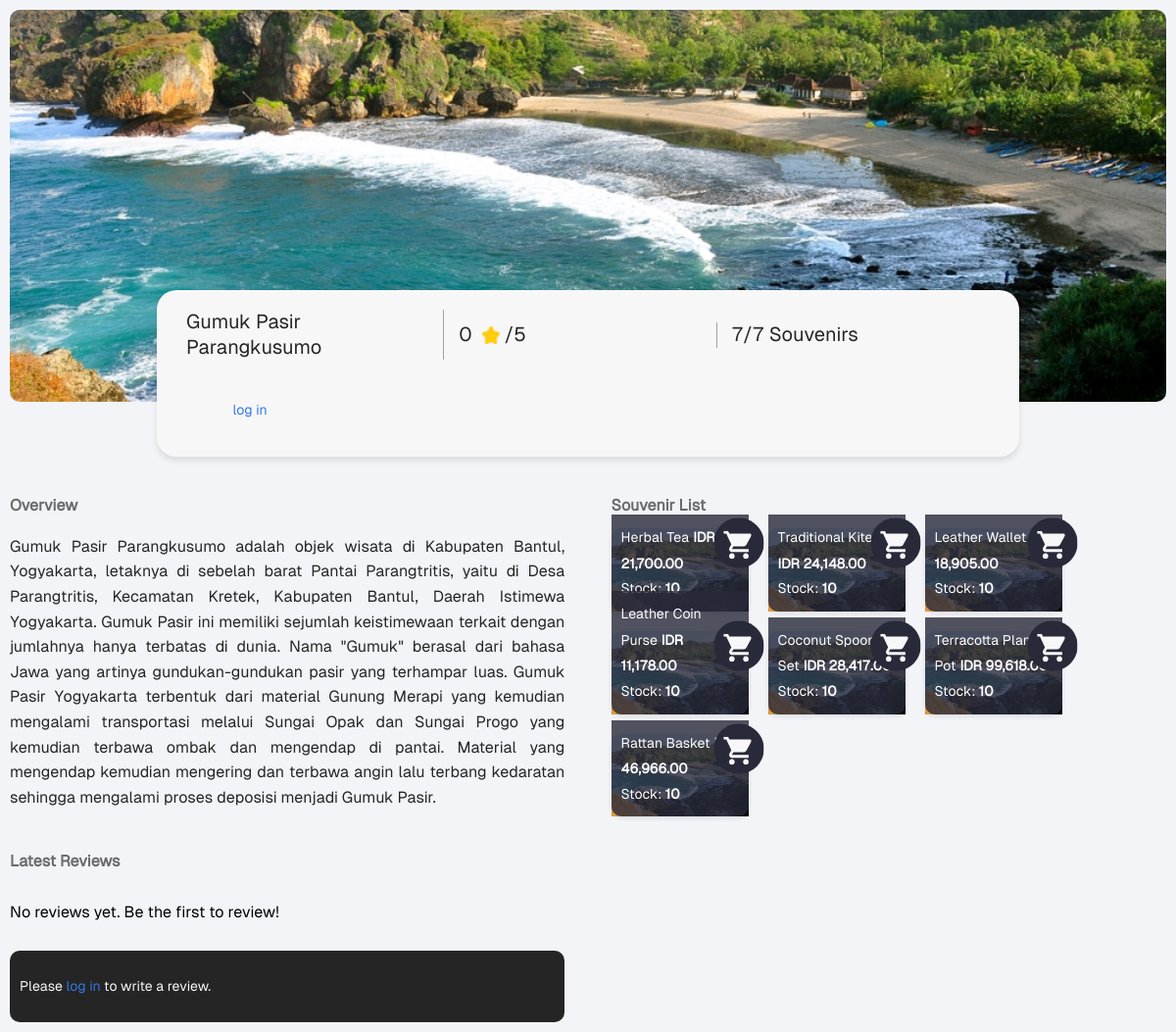
The page /places/15/ on the database its author committed.
### places/models.py (models this page shows, shortened)
class Place(models.Model):
    name = models.CharField(max_length=255)
    description = models.TextField()
    image = models.ImageField(upload_to='places/images/',blank=True, null=True)

class Souvenir(models.Model):
    place = models.ForeignKey(Place, on_delete=models.CASCADE, related_name='souvenirs')
    name = models.CharField(max_length=255)
    price = models.DecimalField(max_digits=10, decimal_places=2)
    stock = models.PositiveIntegerField()
    image = models.ImageField(upload_to='souvenirs/images/',blank=True, null=True)

### places/views.py (the view)
# urls.py: path('', views.place_detail, {'place_id': 1}, name='home'),  # Replace '1' with a valid place_id
def place_detail(request, place_id):
    place = get_object_or_404(Place, pk=place_id)
    average_rating = Comment.objects.filter(place=place).aggregate(Avg('rating'))['rating__avg'] or 0
    souvenirs = Souvenir.objects.filter(place=place)
    total_souvenirs_count = souvenirs.count()
    available_souvenirs_count = souvenirs.filter(stock__gt=0).count()
    for souvenir in souvenirs:
        souvenir.formatted_price = format_price(souvenir.price)
    comments = Comment.objects.filter(place=place).order_by('-created_at')[:10]  # Limit to recent 10 reviews
    user_collections = Collection.objects.filter(user=request.user) if request.user.is_authenticated else []
    context = {
        'place': place,
        'average_rating': round(average_rating, 1),
        'souvenirs': souvenirs,
        'comments': comments,
        'user_collections': user_collections,  # Added to context
        'total_souvenirs_count': total_souvenirs_count,  # New context variable
        'available_souvenirs_count': available_souvenirs_count,  # New context variable
    }
    return render(request, 'places/place_detail.html', context)

### places/views.py (called while the page is built)
def format_price(price):
    return "{:,}".format(price)

### places/templates/places/place_detail.html (shortened to what this page needs)
{% load static %}
<!DOCTYPE html>
<html lang="en">
<head>
    <link rel="stylesheet" href="{% static 'places/css/styles_main.css' %}">
</head>
<body>
    <div class="container">
        <div class="banner">
            {% if place.image %}
                <img src="{{ place.image.url }}" alt="{{ place.name }}" class="banner-image">
            {% else %}
                <img src="{% static 'places/images/pantai-siung.jpg' %}" alt="{{ place.name }}" class="banner-image">
            {% endif %}
            <div class="banner-overlay">
                <div class="rounded-rectangle">
                    <div class="rectangle-section">
                        <div class="info-item">
                            <span class="section-text">{{ place.name }}</span>
                        </div>
                        <div class="info-item" id="average-rating-container">
                            <span class="section-text" id="average-rating">{{ average_rating }}</span>
                            <img src="{% static 'places/images/star.png' %}" alt="Star" class="rating-star">
                            <span class="section-text">/5</span>
                        </div>
                        <div class="info-item">
                            <span class="section-text" id="souvenir-count">{{ available_souvenirs_count }}/{{ total_souvenirs_count }} Souvenirs</span>
                        </div>
                    </div>
                    <div class="add-to-collection-section">
                        {% if user.is_authenticated %}
                            <button class="add-to-collection-btn" aria-label="Add {{ place.name }} to your collection">Add to Collection</button>
                        {% else %}
                            <div class="login-prompt">
                                <p>Please <a href="{% url 'login' %}?next={{ request.path }}">log in</a> to add to your collection.</p>
                            </div>
                        {% endif %}
                    </div>
                </div>
            </div>
        </div>
        <div class="content-sections">
            <div class="overview-section">
                <h2 class="section-title">Overview</h2>
                <p class="overview-content">{{ place.description }}</p>
                <div class="latest-review-section">
                    <h3 class="section-title">Latest Reviews</h3>
                    <div class="reviews-container" id="reviews-container">
                        {% for comment in comments %}
                            {% include 'places/comment_partial.html' %}
                        {% empty %}
                            <p>No reviews yet. Be the first to review!</p>
                        {% endfor %}
                    </div>
                    <div class="write-review-container">
                        {% if user.is_authenticated %}
                            <form id="write-review-form">
                                {% csrf_token %}
                                <textarea id="review-input" name="comment" placeholder="Write your review here..." aria-label="Write your review"></textarea>
                                <input type="hidden" name="rating" id="rating-value">
                                <div class="review-actions">
                                    <div class="star-rating">
                                        {% for i in "12345" %}
                                            <img src="{% static 'places/images/icon_empty_star.png' %}" class="star" data-value="{{ i }}" alt="Star {{ i }}">
                                        {% endfor %}
                                    </div>
                                    <button type="button" class="send-btn" id="submit-comment-btn" aria-label="Send Review">
                                        <img src="{% static 'places/images/icon_send.png' %}" alt="Send">
                                    </button>
                                </div>
                            </form>
                        {% else %}
                            <div class="login-prompt">
                                <p>Please <a href="{% url 'login' %}?next={{ request.path }}">log in</a> to write a review.</p>
                            </div>
                        {% endif %}
                    </div>
                </div>
            </div>
            <div class="souvenir-section">
                <h2 class="section-title">Souvenir List</h2>
                <div class="souvenir-list">
                    {% for souvenir in souvenirs %}
                        <div class="souvenir-item" data-souvenir-id="{{ souvenir.id }}">
                            {% if souvenir.image %}
                                <img src="{{ souvenir.image.url }}" alt="{{ souvenir.name }}" class="souvenir-image">
                            {% else %}
                                <img src="{% static 'places/images/pantai-siung.jpg' %}" alt="{{ souvenir.name }}" class="souvenir-image">
                            {% endif %}
                            <button class="buy-button" aria-label="Buy {{ souvenir.name }}"
                                {% if souvenir.stock == 0 %}disabled{% endif %}>
                                <img src="{% static 'places/images/buy.svg' %}" alt="Buy">
                            </button>
                            <div class="souvenir-description">
                                <span class="souvenir-name">{{ souvenir.name }}</span>
                                <span class="souvenir-price">IDR {{ souvenir.formatted_price }}</span>
                                <div class="souvenir-stock">Stock: <strong>{{ souvenir.stock }}</strong></div>
                            </div>
                        </div>
                    {% endfor %}
                </div>
            </div>
        </div>
    </div>
</body>
</html>

### places/static/places/css/styles_main.css (style rules this page uses)
body { background-color: #F3F4F8; font-family: 'Geist', sans-serif; letter-spacing: -2.25%; line-height: 160%; margin: 0; padding: 0; }
.container { max-width: 1440px; width: 100%; margin: 0 auto; padding: 20px; box-sizing: border-box; }
.banner { position: relative; width: 100%; max-width: 1240px; height: 400px; margin: 0 auto; background-color: #F3F4F8; }
.banner-image { width: 100%; height: 100%; object-fit: cover; border-radius: 10px; max-height: 400px; }
.banner-overlay { position: absolute; bottom: -56px; left: 50%; transform: translateX(-50%); width: 100%; max-width: 900px; padding: 0 10px; box-sizing: border-box; }
.rounded-rectangle { width: 100%; background-color: #F7F7F7; border-radius: 20px; box-shadow: 0 4px 6px rgba(0, 0, 0, 0.1); display: flex; flex-direction: column; padding: 20px 30px; align-items: flex-start; gap: 15px; box-sizing: border-box; margin-top: 30px; }
.rectangle-section, .label-section { display: flex; width: 100%; justify-content: space-between; align-items: center; gap: 15px; margin-bottom: 10px; flex-wrap: wrap; }
.info-item, .label-item { display: flex; align-items: center; justify-content: flex-start; flex: 1 1 30%; position: relative; min-width: 150px; }
.info-item:not(:last-child)::after, .label-item:not(:last-child)::after { content: ''; position: absolute; right: 0; top: 0; bottom: 0; width: 1px; background-color: #A1A1A1; }
.section-text { color: #252525; font-size: 20px; font-weight: 500; margin-right: 5px; text-align: left; }
.rating-star { width: 18px; height: 18px; margin: 0 5px; }
.content-sections { display: flex; justify-content: space-between; margin-top: 100px; flex-wrap: wrap; }
.overview-section, .souvenir-section { width: 48%; box-sizing: border-box; }
.section-title { color: #6B6B6B; font-size: 16px; margin-bottom: 10px; }
.overview-content { color: #252525; font-size: 16px; line-height: 160%; text-align: justify; }
.latest-review-section { margin-top: 40px; position: relative; }
.reviews-container { max-height: 360px; overflow-y: auto; padding-right: 10px; margin-bottom: 10px; }
.write-review-container { position: sticky; bottom: 0; background-color: #252525; border-radius: 10px; padding: 10px; box-sizing: border-box; z-index: 1; }
.login-prompt { color: #F7F7F7; font-size: 14px; }
.login-prompt a { color: #3279E6; text-decoration: none; }
.souvenir-list { display: flex; flex-wrap: wrap; gap: 20px; justify-content: flex-start; }
.souvenir-item { position: relative; background-color: #FFFFFF; border-radius: 10px; width: 140px; box-shadow: 0 2px 5px rgba(0, 0, 0, 0.1); overflow: visible; display: flex; flex-direction: column; }
.souvenir-image { width: 100%; height: auto; object-fit: cover; border-top-left-radius: 10px; border-top-right-radius: 10px; display: block; z-index: 1; position: relative; }
.buy-button { position: absolute; top: -35px; right: -40px; width: 100px; height: 100px; border: none; cursor: pointer; z-index: 3; display: flex; align-items: center; justify-content: center; transition: opacity 0.3s ease; background: none; padding: 0; border-radius: 50%; }
.buy-button img { width: 60%; height: 60%; }
.souvenir-description { position: absolute; bottom: 0; left: 0; width: 100%; background: rgba(40, 42, 58, 0.8); color: #FFFFFF; padding: 10px; box-sizing: border-box; border-bottom-left-radius: 10px; border-bottom-right-radius: 10px; z-index: 2; }
.souvenir-name { color: #FFFFFF; font-size: 14px; text-align: left; font-weight: normal; margin-bottom: 5px; }
.souvenir-price { color: #FFFFFF; font-size: 14px; font-weight: bold; text-align: left; margin-bottom: 5px; }
.souvenir-stock { display: block; color: #FFFFFF; font-size: 14px; text-align: left; }
.souvenir-stock strong { font-weight: bold; }
@media (max-width: 1440px) { .container { padding: 10px; } }
@media (max-width: 1440px) { .content-sections { margin-top: 80px; } }

### rows shown on the page
Place: name "Gumuk Pasir Parangkusumo", description "Gumuk Pasir Parangkusumo adalah objek wisata di Kabupaten Bantul, Yogyakarta, letaknya di sebelah barat Pantai Parangtritis, yaitu di Desa Parangtritis, Kecamatan Kretek, Kabupaten Bantul, Daerah Istimewa Yogyakarta. Gumuk Pasir ini memiliki sejumlah keistimewaan terkait dengan jumlahnya hanya terbatas di dunia. Nama \"Gumuk\" berasal dari bahasa Jawa yang artinya gundukan-gundukan pasir yang terhampar luas. Gumuk Pasir Yogyakarta terbentuk dari material Gunung Merapi yang kemudian mengalami transportasi melalui Sungai Opak dan Sungai Progo yang kemudian terbawa ombak dan mengendap di pantai. Material yang mengendap kemudian mengering dan terbawa angin lalu terbang kedaratan sehingga…"
Souvenir: name "Herbal Tea", formatted_price "21,700.00", stock "10"
Souvenir: name "Traditional Kite", formatted_price "24,148.00", stock "10"
Souvenir: name "Leather Wallet", formatted_price "18,905.00", stock "10"
Souvenir: name "Leather Coin Purse", formatted_price "11,178.00", stock "10"
Souvenir: name "Coconut Spoon Set", formatted_price "28,417.00", stock "10"
Souvenir: name "Terracotta Plant Pot", formatted_price "99,618.00", stock "10"
Souvenir: name "Rattan Basket", formatted_price "46,966.00", stock "10"

### other values the page prints
{{ average_rating }} "0"
{{ available_souvenirs_count }} "7"
{{ total_souvenirs_count }} "7"
